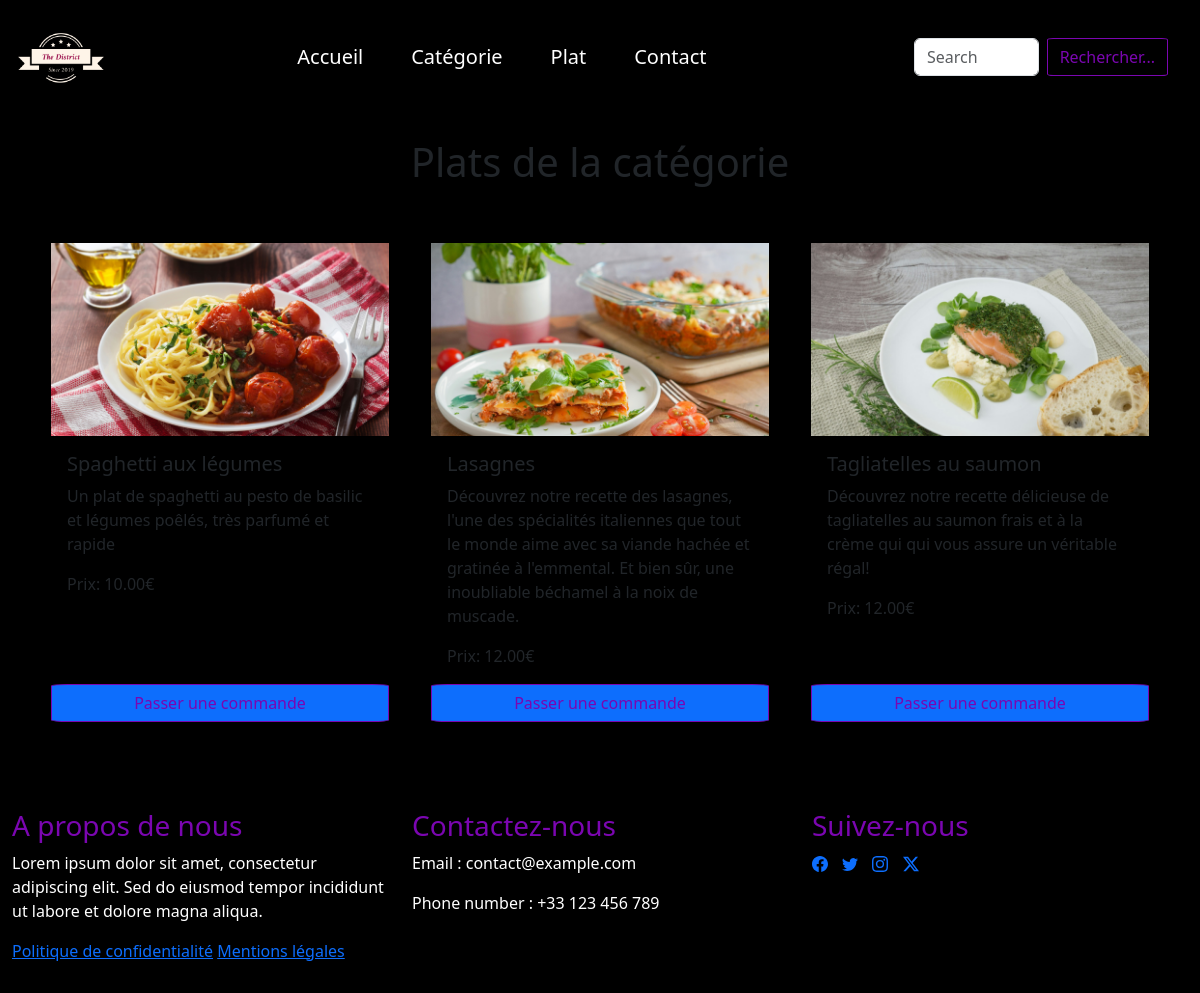
/plats_par_categorie.php?id_categorie=10, run on the app's committed database.
### tables this page shows
CREATE TABLE `plat` (
  `id` int(11) NOT NULL AUTO_INCREMENT,
  `libelle` varchar(100) NOT NULL,
  `description` text NOT NULL,
  `prix` decimal(10,2) NOT NULL,
  `image` varchar(255) NOT NULL,
  `id_categorie` int(11) NOT NULL,
  `active` varchar(10) NOT NULL,
  PRIMARY KEY (`id`),
  KEY `id_categorie` (`id_categorie`),
  CONSTRAINT `plat_ibfk_1` FOREIGN KEY (`id_categorie`) REFERENCES `categorie` (`id`)
);

### plats_par_categorie.php (the view, shortened to what this page needs)
<?php
require_once('assets/php/header.php');
$id_categorie = isset($_GET['id_categorie']) ? $_GET['id_categorie'] : null;
function get_plats_by_categorie($id_categorie) {
    $connexion = new PDO('mysql:host=localhost;dbname=district', 'admin', 'Afpa1234');
    $query = $connexion->prepare("SELECT * FROM plat WHERE id_categorie = :id_categorie AND active = 'yes'");
    $query->bindParam(':id_categorie', $id_categorie, PDO::PARAM_INT);
    $query->execute();
    return $query->fetchAll(PDO::FETCH_ASSOC);
}
$plats = get_plats_by_categorie($id_categorie);
?>
<article>
    <div class="parallax">
    <div class="container mt-4">
        <h1 class="mb-5 d-flex justify-content-center ">Plats de la catégorie</h1>
        <div class="row">
            <?php
            foreach ($plats as $plat) {
                echo '<div class="col-md-4 mb-5">';
                echo '<div class="card h-100">';
                echo "<img src='" . $plat['image'] . "' alt='" . $plat['libelle'] . "' class='card-image'>";
                echo '<div class="card-body">';
                echo '<h5 class="card-title">' . $plat["libelle"] . '</h5>';
                echo '<p class="card-text">' . $plat["description"] . '</p>';
                echo '<p class="card-text">Prix: ' . $plat["prix"] . '€</p>';
                echo '</div>';
                echo '<a href="commande.php?id=' . $plat["id"] . '&libelle=' . urlencode($plat["libelle"]) . '&description=' . urlencode($plat["description"]) . '&prix=' . $plat["prix"] . '&image=' . urlencode($plat["image"]) . '" class="btn btn-primary">Passer une commande</a>';
                echo '</div>';
                echo '</div>';
            }
            ?>
        </div>
    </div>
    </div>
</article>
<?php
require_once('assets/php/footer.php');
?>

### assets/index.css (style rules this page uses)
body { background-color: black; }
.btn { color: rgb(123, 6, 177); border-radius: 5%; border-color: rgb(123, 6, 177); }
.parallax { position: relative; height: 100%; overflow: hidden; }
.parallax::before { content: ""; position: absolute; top: 0; left: 0; width: 100%; height: 100%; background-attachment: fixed; background-position: center; background-repeat: no-repeat; background-size: cover; background-image: url('../images_the_district/Fond/delicieux-burger-3d-smartphone-moderne.jpg'); opacity: 0.6; z-index: -1; }
.card { background-color: rgba(0,0,0,0.91); border-radius: 4px; box-shadow: 0 2px 4px rgba(0, 0, 0, 0.1); position: relative; padding: 0.5rem; }
.card img { width: 100%; height: auto; }

### data on the page
plat: image (picture), libelle "Spaghetti aux légumes", description "Un plat de spaghetti au pesto de basilic et légumes poêlés, très parfumé et rapide", prix "10.00"
plat: image (picture), libelle "Lasagnes", description "Découvrez notre recette des lasagnes, l'une des spécialités italiennes que tout le monde aime avec sa viande hachée et gratinée à l'emmental. Et bien sûr, une inoubliable béchamel à la noix de muscade.", prix "12.00"
plat: image (picture), libelle "Tagliatelles au saumon", description "Découvrez notre recette délicieuse de tagliatelles au saumon frais et à la crème qui qui vous assure un véritable régal!", prix "12.00"
